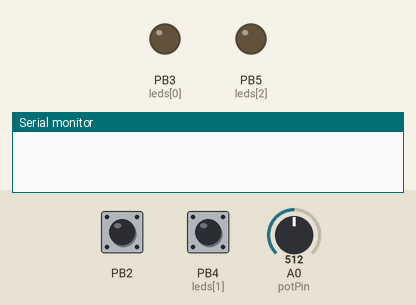
This sketch was run on a simulated ATtiny85, built with avr-gcc and run on an emulated ATtiny85. Shown: output pins drawn as LEDs (lit = HIGH), the last lines printed to the serial monitor. The test bench sets the inputs (shaded band); at power-on: PB4 (leds[1]) LOW, A0 (potPin) = 512, PB2 HIGH.

Above: at 1.2 s.
1.3 s: PB4 (leds[1]) pulled LOW for 0.15 s
3.2 s: A0 (potPin) set to 553
At 3.6 s:
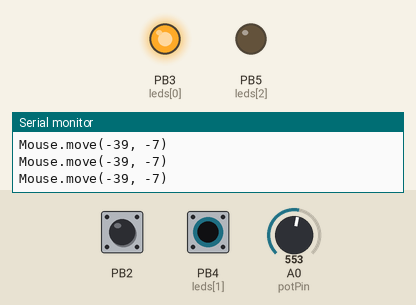
4.7 s: A0 (potPin) set to 511
At 5.2 s:
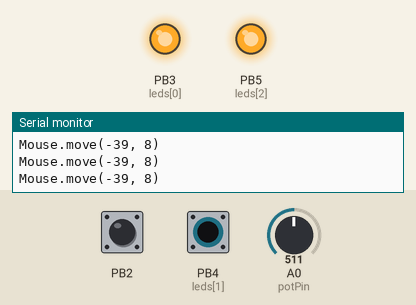
6.2 s: A0 (potPin) set to 520
At 6.9 s:
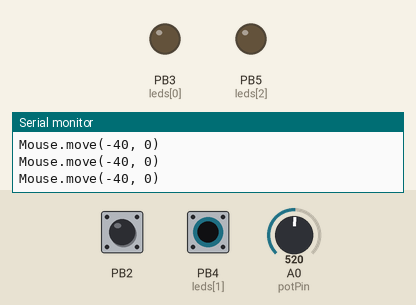
7.7 s: A0 (potPin) set to 716
At 8.5 s:
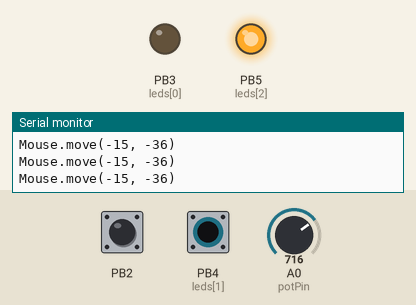
9.2 s: A0 (potPin) set to 917
10.7 s: A0 (potPin) set to 936
At 12.0 s:
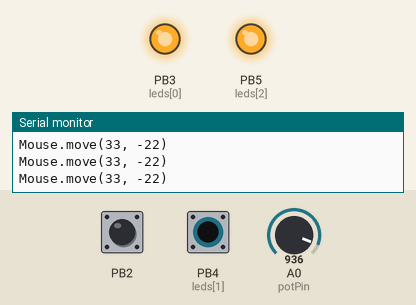
Timing chart, 0 to 13.2 s (numbered marks = the images above; inputs shaded):
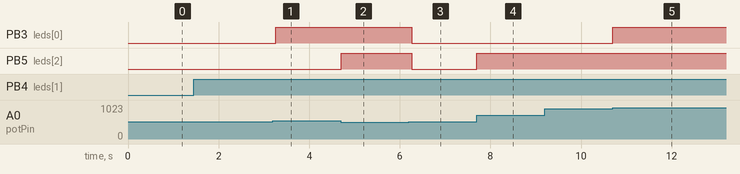

The sketch:

ComboController.ino
```cpp
const int leds[] = { 3, 4, 5, 6, 7 };  //{2, 3, 4, 5, 6, 7, 8, 9};
const int buttonPin = 15;
const int shiftButtonPin = 16;
const int potPin = A0;

const int modeLed = 9;

const int range = 40;

int potValue = 0;

String inputBuffer = "";  // Buffer to store input text

String macroText = "Hello, World!";
bool macro = false;

enum Mode {
  KEYBOARD,
  MOUSE,
};

enum Mode currentMode = KEYBOARD;

void setup() {
  for (int i = 0; i < 5; i++) {
    pinMode(leds[i], OUTPUT);
  }

  pinMode(buttonPin, INPUT_PULLUP);
  pinMode(shiftButtonPin, INPUT_PULLUP);

  Serial.begin(9600);
}

void loop() {
  switchMode();

  if (currentMode == KEYBOARD) {
    getKeyboardInput();
    digitalWrite(modeLed, KEYBOARD);
  } else {
    getMouseInput();
    digitalWrite(modeLed, MOUSE);
  }
}

int getPotValue() {
  potValue = analogRead(potPin) / 32;
  displayBinary(potValue);
  return potValue;
}

void getMouseInput() {
  while (digitalRead(buttonPin) == HIGH) {
    int potValue = getPotValue();
    int angle = (potValue * 360) / 32;

    double radians = angle * (M_PI / 180.0);

    int xDistance = (int)(range * cos(radians));
    int yDistance = (int)(range * sin(radians));

    // arduino nano doesnt support Mouse.move
    // print the change for now
    // Digispark attiny85 does
    Serial.print("Mouse.move(");
    Serial.print(xDistance);
    Serial.print(", ");
    Serial.print(yDistance);
    Serial.println(")");
    Serial.println("");
    delay(100);
  }
}

void getKeyboardInput() {
  while (digitalRead(buttonPin) == HIGH) {
    int potValue = getPotValue();

    int bufferLength = inputBuffer.length();

    // Send backspace characters to remove previous input
    for (int i = 0; i < bufferLength; i++) {
      Serial.print('\b');
    }

    inputBuffer = "";

    if (potValue == 31) {
      inputBuffer += macroText;
    } else {
      char inputChar = getChar(potValue);
      inputBuffer += inputChar;
    }
    Serial.println(inputBuffer);
    delay(10);
    if (digitalRead(buttonPin) == LOW) {
      Serial.println("_");
    }
  }
}

void switchMode() {
  if (digitalRead(shiftButtonPin) == HIGH) {
    if (currentMode == KEYBOARD) {
      currentMode = MOUSE;
    } else {
      currentMode = KEYBOARD;
    }
    while (digitalRead(shiftButtonPin) == HIGH) {
      delay(50);
    }
  }
}

void displayBinary(int number) {
  for (int i = 0; i < 5; i++) {
    int bit = bitRead(number, i);
    digitalWrite(leds[i], bit);
  }
}

char getChar(int input) {
  switch (input) {
    case 0 ... 25:
      return char('a' + input);  // Convert value 0-25 to 'a'-'z'
    /* todo implement some more characters
      case 26:
        return ' ';  // Space character
      case 27:
        return '\n';  // Enter/Return character
      case 28:
        return '\t';  // Tab character
      case 29:
        return '\b';  // Backspace character
      case 30:
        return '\0';  // Null character
      */
    default:
      return '?';  // Return a placeholder character for other values
  }
}
```

Measured:
- the behaviour switches between 543 and 544 on A0 (potPin) (found by bisection; images 0 and 1)
- the behaviour switches between 511 and 512 on A0 (potPin) (found by bisection; images 2 and 3)
- the behaviour switches between 927 and 928 on A0 (potPin) (found by bisection; images 4 and 5)
- after the input at 3.2 s, PB3 (leds[0]): LOW → HIGH after 0.06 s
- after the input at 4.7 s, PB5 (leds[2]): LOW → HIGH at once
- after the input at 6.2 s, PB3 (leds[0]), PB5 (leds[2]): HIGH → LOW after 0.06 s
- after the input at 7.7 s, PB5 (leds[2]): LOW → HIGH at once
- after the input at 10.7 s, PB3 (leds[0]): LOW → HIGH at once
